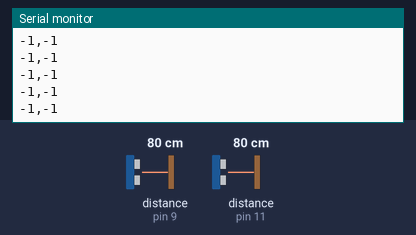
A sketch run on a simulated Arduino Uno, built with avr-gcc and run on an emulated ATmega328P. Shown: the last lines printed to the serial monitor. Wiring (inferred from the names in the program): 2 × ultrasonic range finder: trigger pin 8, echo pin 9 / trigger pin 10, echo pin 11. Inputs (shaded band) come from the test bench; at power-on: distance to the obstacle (sensors on pin 9, pin 11) 80 cm. The echo pulse lasts 58.3 µs per cm.

Above: at 1.2 s.
1.3 s: distance to the obstacle (sensor on pin 9) set to 2 cm
At 2.4 s:
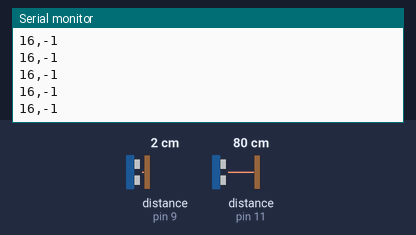
2.8 s: distance to the obstacle (sensor on pin 11) set to 2 cm
At 3.7 s:
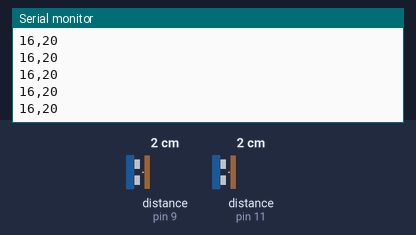
4.3 s: distance to the obstacle (sensor on pin 9) set to 4 cm
At 5.3 s:
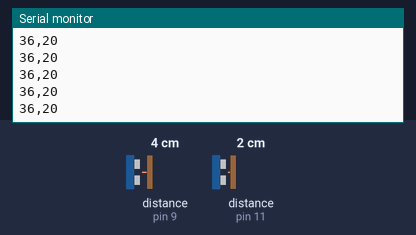
5.8 s: distance to the obstacle (sensor on pin 11) set to 4 cm
At 6.6 s:
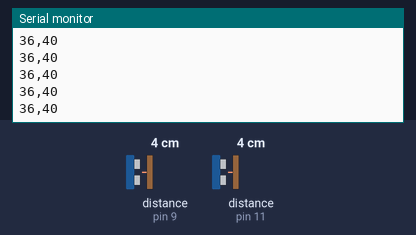
Timing chart, 0 to 8.3 s (numbered marks = the images above; inputs shaded):
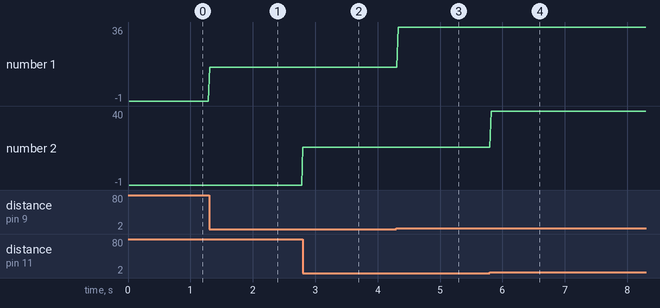

Measured:
- after the input at 1.3 s, the serial monitor: prints a new line at once (image 1)
- after the input at 2.8 s, the serial monitor: prints a new line at once (image 2)
- after the input at 4.3 s, the serial monitor: prints a new line at once (image 3)
- after the input at 5.8 s, the serial monitor: prints a new line at once (image 4)
- plotted number 1: -1 → 16 after the input at 1.3 s, 16 → 36 after the input at 4.3 s
- plotted number 2: -1 → 20 after the input at 2.8 s, 20 → 40 after the input at 5.8 s

The sketch:

sonar_theremin.ino
```cpp
/*
  Two HC-SR04 sonars, sequential ping, one CSV-style serial frame:

      <pitch_mm>,<volume_mm>

  Invalid / timeout = -1

  Pitch sensor:  TRIG 8, ECHO 9
  Volume sensor: TRIG 10, ECHO 11

  Sequential trigger avoids 40 kHz crosstalk. Timeout is short so the
  pair can still run tens of Hz inside a ~0.4 m working range.
*/

const int PITCH_TRIG = 8;
const int PITCH_ECHO = 9;
const int VOL_TRIG = 10;
const int VOL_ECHO = 11;

const unsigned long ECHO_TIMEOUT_US = 4000;  // ~68 cm round-trip
const int GAP_MS = 8;

void setup() {
  Serial.begin(115200);
  pinMode(PITCH_TRIG, OUTPUT);
  pinMode(PITCH_ECHO, INPUT);
  pinMode(VOL_TRIG, OUTPUT);
  pinMode(VOL_ECHO, INPUT);
  digitalWrite(PITCH_TRIG, LOW);
  digitalWrite(VOL_TRIG, LOW);
}

long pingMm(int trig, int echo) {
  digitalWrite(trig, LOW);
  delayMicroseconds(3);
  digitalWrite(trig, HIGH);
  delayMicroseconds(10);
  digitalWrite(trig, LOW);
  unsigned long us = pulseIn(echo, HIGH, ECHO_TIMEOUT_US);
  if (us == 0) {
    return -1;
  }
  return (long)(us * 0.1715f);
}

void loop() {
  long pitch = pingMm(PITCH_TRIG, PITCH_ECHO);
  delay(GAP_MS);
  long volume = pingMm(VOL_TRIG, VOL_ECHO);
  Serial.print(pitch);
  Serial.print(',');
  Serial.println(volume);
  delay(12);
}
```
